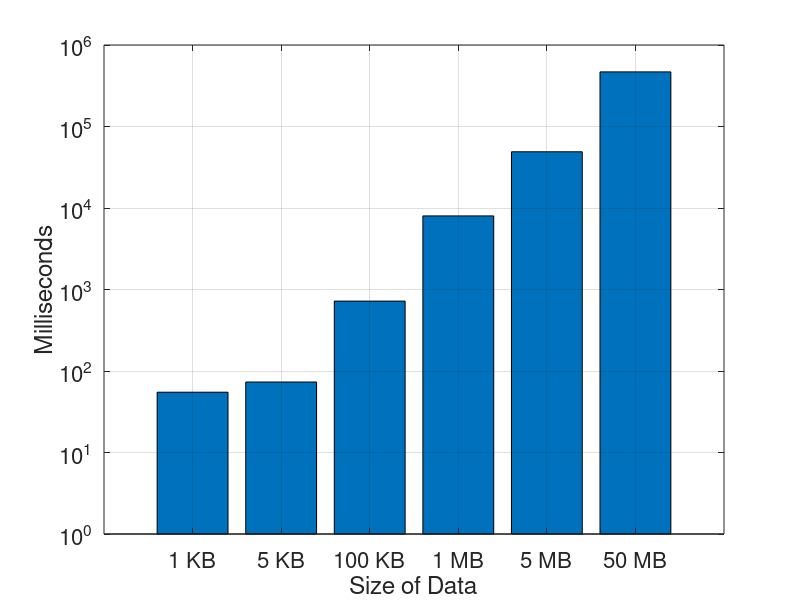

Write the MATLAB code that produced this figure.
function plotmsgover()
x1=[54.931, 73.242, 720.215, 8000, 49000, 468000];
colormap summer
bar([x1])
%legend('DASF','TaintDroid','Android-JB')
%xlabel('The number of endorsing sensors')
ylabel('Milliseconds')
%axis([0,0,0,120])
grid
xlabel('Size of Data')
set(gca, 'YScale','log')
set(gca, 'XTickLabel', {'1 KB'; '5 KB'; '100 KB'; '1 MB'; '5 MB'; '50 MB'})
h = get(gca, 'xlabel');
set(h, 'FontSize', [16])
h = get(gca, 'ylabel');
set(h, 'FontSize', [16])
h = get(gca, 'title')
set(h, 'FontSize', [16])
set(gca, 'FontSize', [16])

